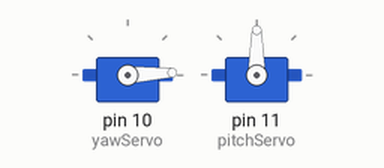
This sketch was run on a simulated Arduino Uno, built with avr-gcc and run on an emulated ATmega328P. On the bench: 2 × servo.

Above: at 0.05 s.
At 2.6 s:
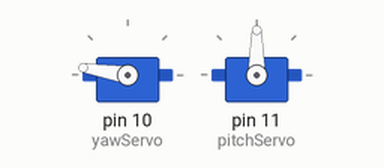
At 5.2 s:
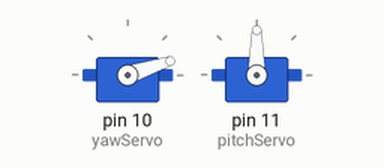
At 10.9 s:
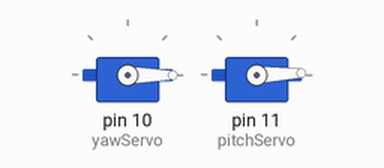
Timing chart, 0 to 14.2 s (numbered marks = the images above):
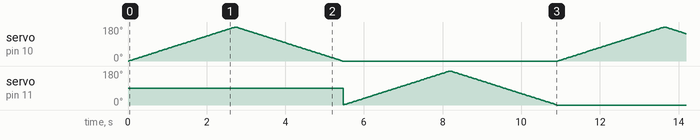

The sketch:

gimbalTesting.ino
```cpp
// Gimbal calibration and testing

#include <Servo.h>

Servo rollServo, yawServo, pitchServo;

// Speed params
int step = 1, t = 15;

void setup() {
//    rollServo.attach(9);
    yawServo.attach(10);
    pitchServo.attach(11);
}

void loop() {
//    for (pos = 0; pos <= 180; pos += step) {
//        rollServo.write(pos);
//        delay(t);
//    }
//    for (pos = 180; pos >= 0; pos -= step) {
//        rollServo.write(pos);
//        delay(t);
//    }
    for (int i = 0; i <= 180; i += step) {
        yawServo.write(i);
        delay(t);
    }
    for (int i = 180; i >= 0; i -= step) {
        yawServo.write(i);
        delay(t);
    }
    for (int i = 0; i <= 180; i += step) {
        pitchServo.write(i);
        delay(t);
    }
    for (int i = 180; i >= 0; i -= step) {
        pitchServo.write(i);
        delay(t);
    }
}
```
